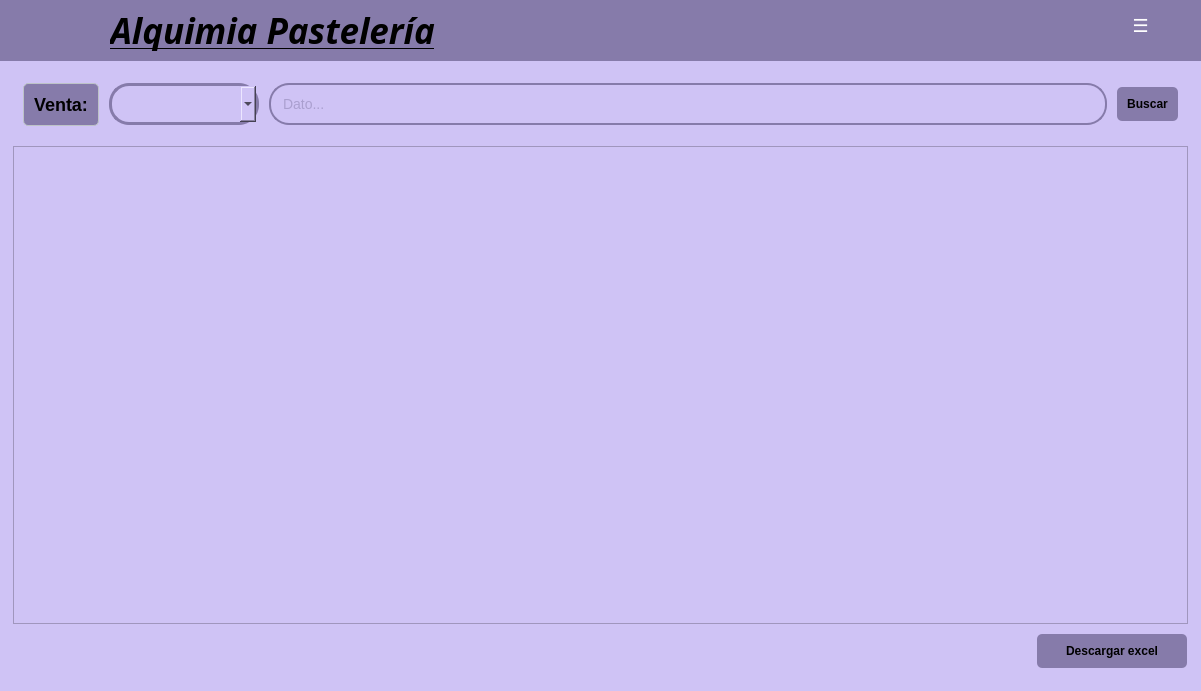
<?xml version="1.0" encoding="UTF-8"?>
<ui version="4.0">
 <class>Form</class>
 <widget class="QWidget" name="Form">
  <property name="geometry">
   <rect>
    <x>0</x>
    <y>0</y>
    <width>1201</width>
    <height>691</height>
   </rect>
  </property>
  <property name="windowTitle">
   <string>Form</string>
  </property>
  <widget class="QWidget" name="widget" native="true">
   <property name="geometry">
    <rect>
     <x>0</x>
     <y>0</y>
     <width>1201</width>
     <height>691</height>
    </rect>
   </property>
   <property name="styleSheet">
    <string notr="true">background-color: #CFC3F5;</string>
   </property>
   <widget class="QWidget" name="horizontalLayoutWidget_2">
    <property name="geometry">
     <rect>
      <x>0</x>
      <y>60</y>
      <width>1201</width>
      <height>621</height>
     </rect>
    </property>
    <layout class="QHBoxLayout" name="horizontalLayout_2" stretch="3">
     <property name="spacing">
      <number>6</number>
     </property>
     <property name="leftMargin">
      <number>3</number>
     </property>
     <property name="topMargin">
      <number>3</number>
     </property>
     <property name="rightMargin">
      <number>3</number>
     </property>
     <property name="bottomMargin">
      <number>3</number>
     </property>
     <item>
      <layout class="QVBoxLayout" name="verticalLayoutRight_2" stretch="0,0,0">
       <property name="spacing">
        <number>10</number>
       </property>
       <property name="leftMargin">
        <number>10</number>
       </property>
       <property name="topMargin">
        <number>10</number>
       </property>
       <property name="rightMargin">
        <number>10</number>
       </property>
       <property name="bottomMargin">
        <number>10</number>
       </property>
       <item>
        <layout class="QHBoxLayout" name="horizontalLayout">
         <property name="spacing">
          <number>10</number>
         </property>
         <property name="leftMargin">
          <number>10</number>
         </property>
         <property name="topMargin">
          <number>10</number>
         </property>
         <property name="rightMargin">
          <number>10</number>
         </property>
         <property name="bottomMargin">
          <number>10</number>
         </property>
         <item>
          <widget class="QLabel" name="saleTitleLabel_2">
           <property name="sizePolicy">
            <sizepolicy hsizetype="Fixed" vsizetype="Fixed">
             <horstretch>0</horstretch>
             <verstretch>0</verstretch>
            </sizepolicy>
           </property>
           <property name="styleSheet">
            <string notr="true">QLabel {
    color: #000000;
    font-size: 18px;
    font-weight: bold;
    padding: 10px;
    background-color: #867BAA;
    border-radius: 5px;
    border: 1px solid #bdc3c7;
}</string>
           </property>
           <property name="text">
            <string>Venta:</string>
           </property>
           <property name="alignment">
            <set>Qt::AlignCenter</set>
           </property>
          </widget>
         </item>
         <item>
          <widget class="QComboBox" name="categoryCombo">
           <property name="sizePolicy">
            <sizepolicy hsizetype="Fixed" vsizetype="Fixed">
             <horstretch>0</horstretch>
             <verstretch>0</verstretch>
            </sizepolicy>
           </property>
           <property name="minimumSize">
            <size>
             <width>150</width>
             <height>0</height>
            </size>
           </property>
           <property name="styleSheet">
            <string notr="true">QComboBox {
    padding: 10px;
    border: 3px solid #867BAA;
    border-radius: 20px;
}
</string>
           </property>
          </widget>
         </item>
         <item>
          <widget class="QLineEdit" name="searchInput_5">
           <property name="minimumSize">
            <size>
             <width>40</width>
             <height>0</height>
            </size>
           </property>
           <property name="styleSheet">
            <string notr="true">QLineEdit {
    padding: 10px;
    border: 2px solid #867BAA;
    border-radius: 20px;
    font-size: 14px;
	color: rgb(134, 123, 170);
}</string>
           </property>
           <property name="placeholderText">
            <string>Dato...</string>
           </property>
          </widget>
         </item>
         <item>
          <widget class="QPushButton" name="payButton_2">
           <property name="styleSheet">
            <string notr="true">QPushButton {
    background-color: #867BAA;
    color: black;
    padding: 10px;
    border: none;
    border-radius: 5px;
    font-weight: bold;
}
QPushButton:hover {
    background-color: #BDB1E2;
}</string>
           </property>
           <property name="text">
            <string>Buscar</string>
           </property>
          </widget>
         </item>
        </layout>
       </item>
       <item>
        <widget class="QTableView" name="tableView"/>
       </item>
       <item>
        <layout class="QHBoxLayout" name="horizontalLayout_3">
         <property name="spacing">
          <number>0</number>
         </property>
         <property name="sizeConstraint">
          <enum>QLayout::SetDefaultConstraint</enum>
         </property>
         <property name="leftMargin">
          <number>1024</number>
         </property>
         <property name="topMargin">
          <number>0</number>
         </property>
         <property name="rightMargin">
          <number>0</number>
         </property>
         <property name="bottomMargin">
          <number>0</number>
         </property>
         <item>
          <widget class="QPushButton" name="payButton_4">
           <property name="maximumSize">
            <size>
             <width>150</width>
             <height>16777215</height>
            </size>
           </property>
           <property name="styleSheet">
            <string notr="true">QPushButton {
    background-color: #867BAA;
    color: black;
    padding: 10px;
    border: none;
    border-radius: 5px;
    font-weight: bold;
}
QPushButton:hover {
    background-color: #BDB1E2;
}</string>
           </property>
           <property name="text">
            <string>Descargar excel</string>
           </property>
          </widget>
         </item>
        </layout>
       </item>
      </layout>
     </item>
    </layout>
   </widget>
   <widget class="QWidget" name="contrasteWidget" native="true">
    <property name="geometry">
     <rect>
      <x>0</x>
      <y>0</y>
      <width>1201</width>
      <height>61</height>
     </rect>
    </property>
    <property name="autoFillBackground">
     <bool>false</bool>
    </property>
    <property name="styleSheet">
     <string notr="true">background-color: #867BAA</string>
    </property>
    <widget class="QLabel" name="tituloLabel">
     <property name="geometry">
      <rect>
       <x>110</x>
       <y>10</y>
       <width>361</width>
       <height>41</height>
      </rect>
     </property>
     <property name="font">
      <font>
       <family>Noto Serif Display SemiCondensed Black</family>
       <pointsize>26</pointsize>
       <weight>75</weight>
       <italic>true</italic>
       <bold>true</bold>
       <underline>true</underline>
       <stylestrategy>PreferDefault</stylestrategy>
      </font>
     </property>
     <property name="styleSheet">
      <string notr="true">color: rgb(0, 0, 0);</string>
     </property>
     <property name="text">
      <string>Alquimia Pastelería</string>
     </property>
    </widget>
    <widget class="QLabel" name="label_2">
     <property name="geometry">
      <rect>
       <x>20</x>
       <y>10</y>
       <width>51</width>
       <height>41</height>
      </rect>
     </property>
     <property name="text">
      <string/>
     </property>
     <property name="pixmap">
      <pixmap>../../assets/Iconos/logoPasteleriaMini.xcf</pixmap>
     </property>
     <property name="scaledContents">
      <bool>true</bool>
     </property>
    </widget>
    <widget class="QPushButton" name="btnMenu">
     <property name="geometry">
      <rect>
       <x>1120</x>
       <y>10</y>
       <width>41</width>
       <height>31</height>
      </rect>
     </property>
     <property name="font">
      <font>
       <pointsize>-1</pointsize>
       <weight>75</weight>
       <bold>true</bold>
      </font>
     </property>
     <property name="styleSheet">
      <string notr="true">QPushButton {
    background-color: #867BAA;
    color: white;
    border: none;
    border-radius: 5px;
    font-size: 18px;
    font-weight: bold;
}
QPushButton:hover {
    background-color: #BDB1E2;
}</string>
     </property>
     <property name="text">
      <string>☰</string>
     </property>
    </widget>
   </widget>
  </widget>
 </widget>
 <resources/>
 <connections/>
</ui>
